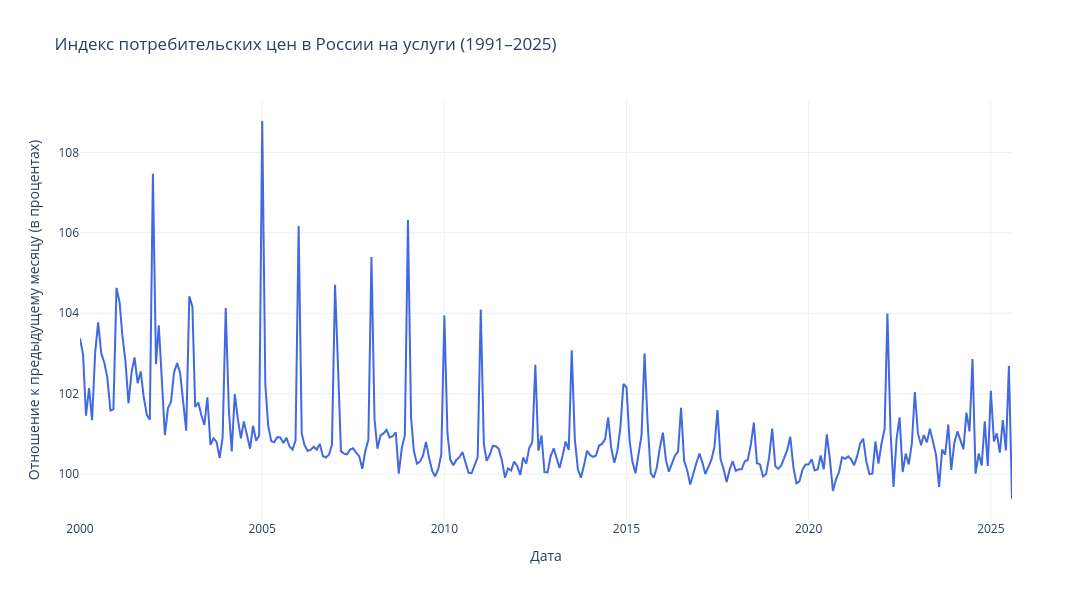

Notebook code for this chart:
### Code cell
plot_2d(
    x=df_melted['date'],
    y=df_melted['cpi'],
    xlabel="Дата",
    ylabel="Отношение к предыдущему месяцу (в процентах)",
    title=f"Индекс потребительских цен в России на услуги (1991–2025)"
)

### Figure 1 — Plotly figure (JSON) as saved in the notebook; plotly's stock layout.template omitted (floating-point values rounded to 4 significant figures; data arrays with more than 128 entries replaced by an {"elided": "..."} marker saying what was removed)
{"data": [{"hovertemplate": "Дата: %{x}<br>Значение: %{y:.4f} <extra></extra>", "line": {"color": "royalblue", "width": 2}, "mode": "lines", "x": {"elided": "308 str values"}, "y": {"elided": "308 float values"}, "type": "scatter"}], "layout": {"title": {"text": "Индекс потребительских цен в России на услуги (1991–2025)"}, "xaxis": {"title": {"text": "Дата"}}, "yaxis": {"title": {"text": "Отношение к предыдущему месяцу (в процентах)"}}, "hovermode": "x unified", "width": 1100, "height": 600}}
